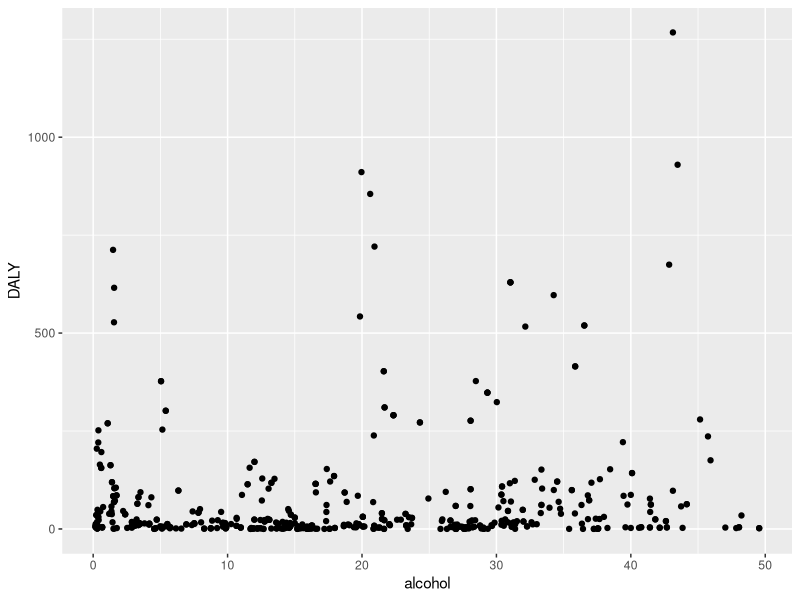
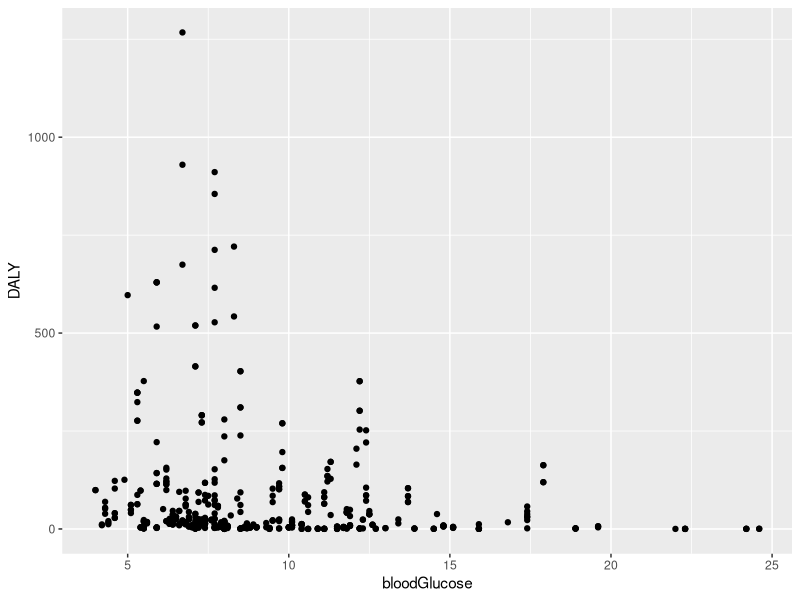
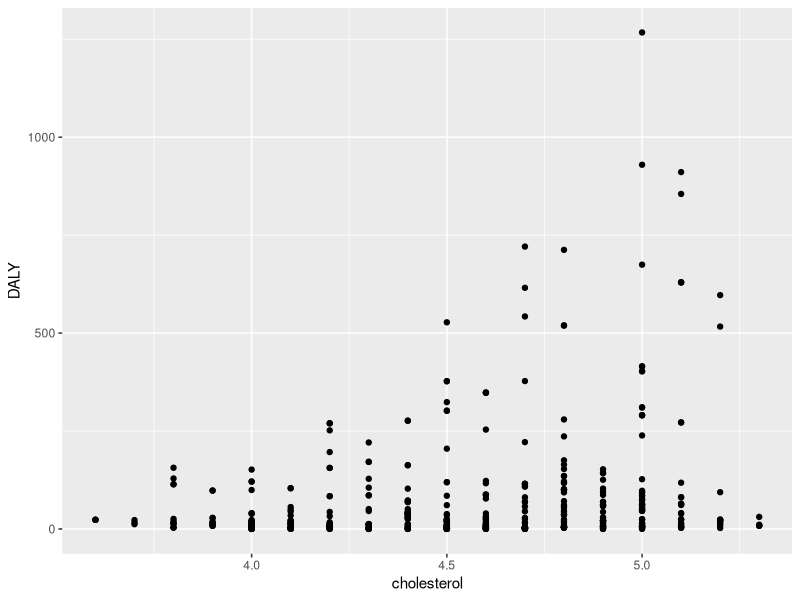
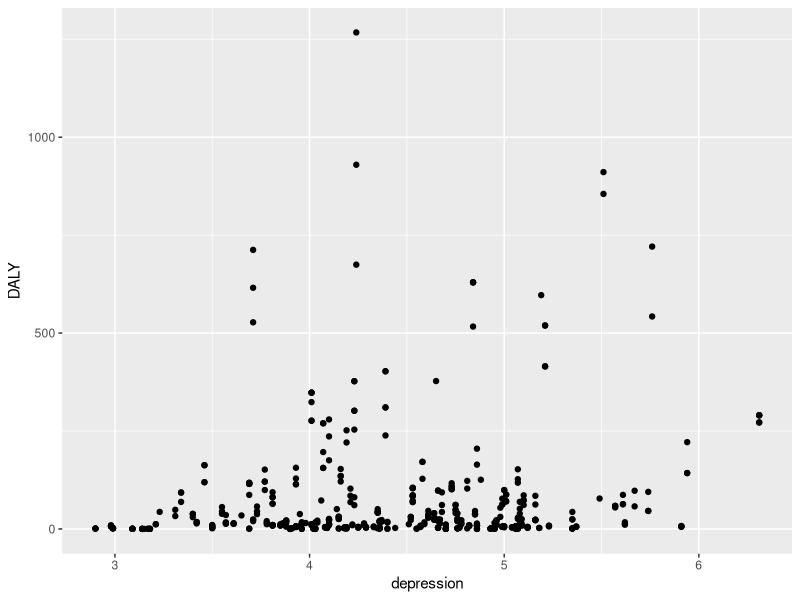
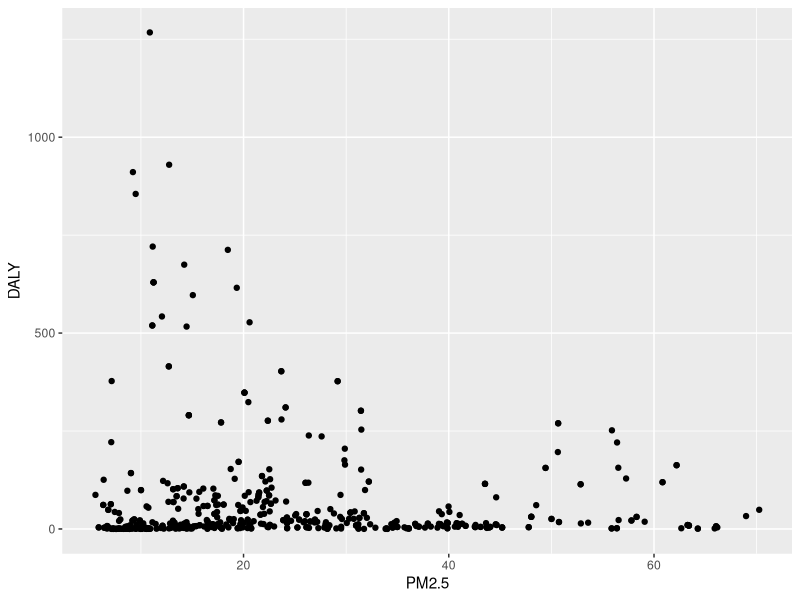
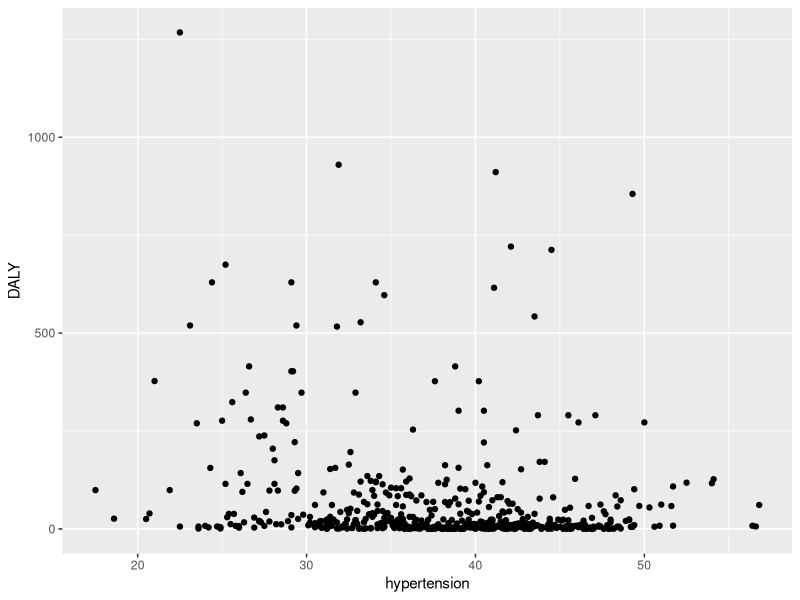
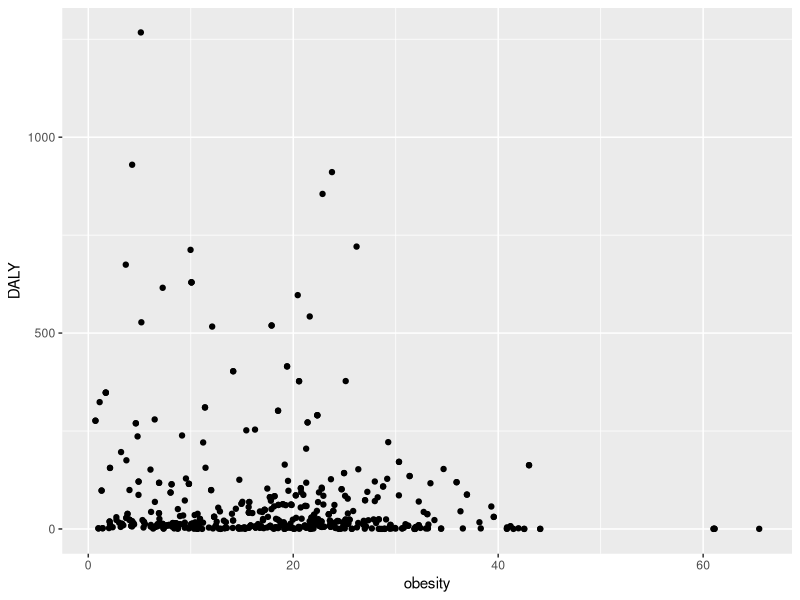
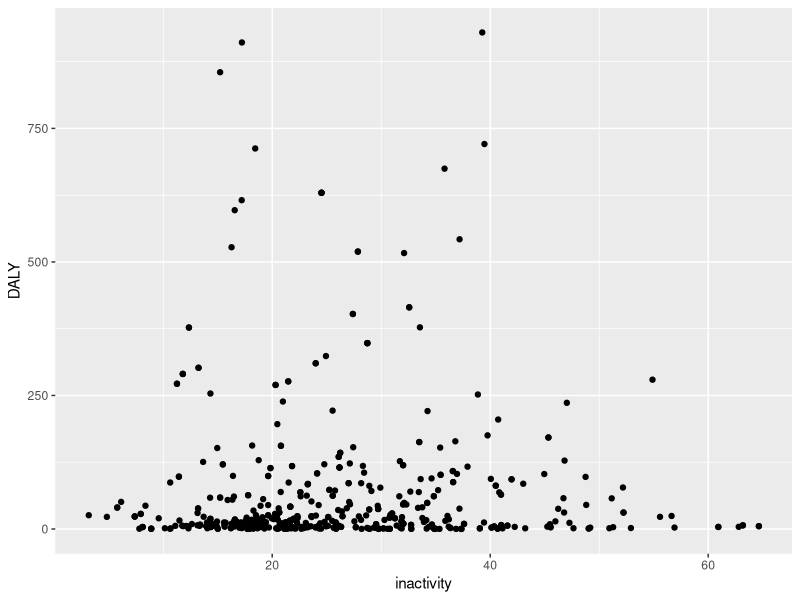

The R source for these figures, in order:
## ---- chunk 1
library(tidyverse)
library(lme4)
## ---- chunk 2

# reading in data for each variable
daly <- readxl::read_xlsx("stat414_project_data/daly_dementia.xlsx")
alcohol <- read.csv("stat414_project_data/alcohol.csv")
bloodGlucose <- read.csv("stat414_project_data/bloodglucose_lvl2.csv")
cholesterol <- read.csv("stat414_project_data/cholesterol.csv")
depression <- read.csv("stat414_project_data/depression_lvl2.csv")
finePartMatter <- read.csv("stat414_project_data/fine_particulate_matter.csv")
hypertension <- read.csv("stat414_project_data/hypertension.csv")
physicalActivity <- read.csv("stat414_project_data/insufficient_physical_activity.csv")
obesity <- read.csv("stat414_project_data/obesity.csv")

## ---- chunk 3

# transforming DALY data to long format
daly_clean <- daly |>
  pivot_longer(cols = 2:186, names_to = "country", values_to = "DALY") |>
  rename (year = Yeaer)

# selecting relevant columns for each variable's dataframe
alcohol_clean <- alcohol |>
  select(ParentLocation, Location, Period, FactValueNumeric) |>
  rename(region = ParentLocation, country = Location, year = Period, alcohol = FactValueNumeric)

bloodGlucose_clean <- bloodGlucose |>
  select(Location, FactValueNumeric) |>
  rename(country = Location, bloodGlucose = FactValueNumeric)

cholesterol_clean <- cholesterol |>
  select(Location, Period, FactValueNumeric) |>
  rename(country = Location, year = Period, cholesterol = FactValueNumeric)
cholesterol_clean$year[cholesterol_clean$year == 2018] <- 2020

depression_clean <- depression |>
  select(Location, FactValueNumeric) |>
  rename(country = Location, depression = FactValueNumeric)

finePartMatter_clean <- finePartMatter |>
  select(Location, Period, FactValueNumeric) |>
  rename(country = Location, year = Period, PM2.5 = FactValueNumeric)
finePartMatter_clean$year[finePartMatter_clean$year == 2018] <- 2020

hypertension_clean <- hypertension |>
  select(Location, Period, FactValueNumeric) |>
  rename(country = Location, year = Period, hypertension = FactValueNumeric) |>
  filter(year == c(2019, 2015, 2010))
hypertension_clean$year[hypertension_clean$year == 2019] <- 2020

obesity_clean <- obesity |>
  select(Location, Period, FactValueNumeric) |>
  rename(country = Location, year = Period, obesity = FactValueNumeric)

physicalActivity_clean <- physicalActivity |>
  select(Location, Period, FactValueNumeric) |>
  rename(country = Location, year = Period, inactivity = FactValueNumeric)


# combining dataframes
alzheimers <- daly_clean |>
  inner_join(alcohol_clean, by = c("year", "country")) |>
  inner_join(bloodGlucose_clean, by = "country") |>
  inner_join(cholesterol_clean, by = c("year", "country")) |>
  inner_join(depression_clean, by = "country") |>
  inner_join(finePartMatter_clean, by = c("year", "country")) |>
  inner_join(hypertension_clean, by = c("year", "country")) |>
  inner_join(obesity_clean, by = c("year", "country")) |>
  inner_join(physicalActivity_clean, by = c("year", "country"))

## ---- chunk 4

#five number summary
fivenum(alzheimers$DALY)
sd(alzheimers$DALY)

#region means
region_means = 
  alzheimers |>
    group_by(region) |>
    summarize(region_daly = mean(DALY)) 
region_means

#region standard deviation
region_sd = 
  alzheimers |>
    group_by(region) |>
    summarize(region_daly = sd(DALY)) 


#summary output for alcohol on DALY
model_alcohol= 
  lm(alzheimers$DALY ~ alzheimers$alcohol)

summary(model_alcohol)

#summary output for bloodGlucose on DALY
model_bloodGlucose= 
  lm(alzheimers$DALY ~ alzheimers$bloodGlucose)

summary(model_bloodGlucose)
  

#summary output for cholesterol on DALY
model_cholesterol= 
  lm(alzheimers$DALY ~ alzheimers$cholesterol)

summary(model_cholesterol)


#summary output for depression on DALY
model_depression= 
  lm(alzheimers$DALY ~ alzheimers$depression)

summary(model_depression)

#summary output for PM2.5 on DALY
model_PM2.5 = 
  lm(alzheimers$DALY ~ alzheimers$PM2.5)

summary(model_PM2.5)

#summary output for hypertension on DALY
model_hypertension = 
  lm(alzheimers$DALY ~ alzheimers$hypertension) 

summary(model_hypertension)


#summary output for obesity on DALY
model_obesity = 
  lm(alzheimers$DALY ~ alzheimers$obesity)

summary(model_obesity)

#summary output for inactivity on DALY
model_inactivity = 
  lm(alzheimers$DALY ~ alzheimers$inactivity)

summary(model_inactivity)
## ---- chunk 5
alzheimers |>
  filter(DALY < 2000) |>
  ggplot() +
    geom_point(aes(x = alcohol, y = DALY))

alzheimers |>
  filter(DALY < 2000) |>
  ggplot() +
    geom_point(aes(x = bloodGlucose, y = DALY))

alzheimers |>
  filter(DALY < 2000) |>
  ggplot() +
    geom_point(aes(x = cholesterol, y = DALY))

alzheimers |>
  filter(DALY < 2000) |>
  ggplot() +
    geom_point(aes(x = depression, y = DALY))

alzheimers |>
  filter(DALY < 2000) |>
  ggplot() +
    geom_point(aes(x = PM2.5, y = DALY))

alzheimers |>
  filter(DALY < 2000) |>
  ggplot() +
    geom_point(aes(x = hypertension, y = DALY))

alzheimers |>
  filter(DALY < 2000) |>
  ggplot() +
    geom_point(aes(x = obesity, y = DALY))

alzheimers |>
  filter(DALY < 1000) |>
  ggplot() +
    geom_point(aes(x = inactivity, y = DALY))

alzheimers |>
  filter(DALY < 1000) |>
  group_by(region) |>
  summarize(region_daly = mean(DALY)) |>
  ggplot() +
    geom_bar(aes(x = region, y = region_daly), stat = "identity")
